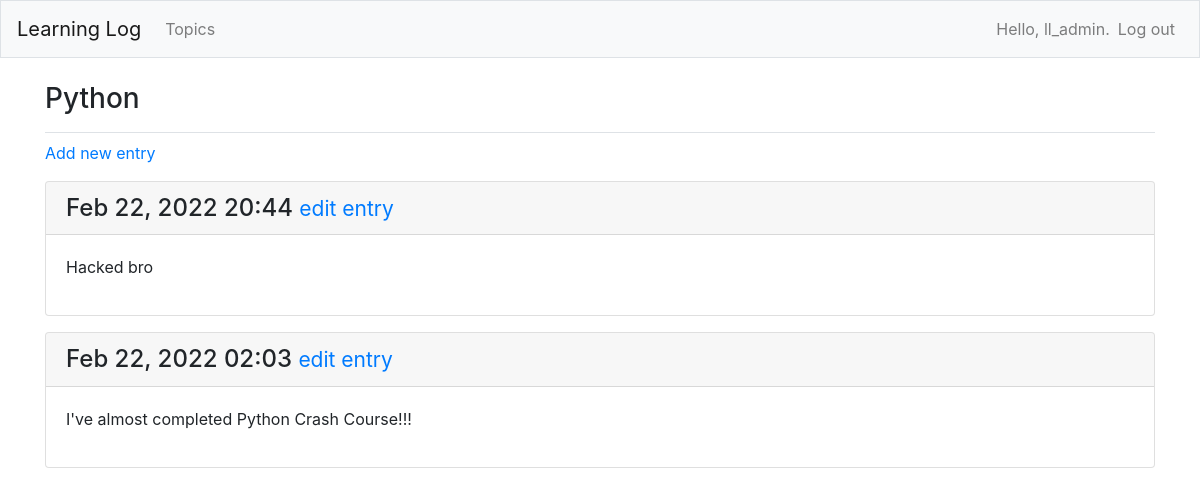
The page /topics/3/ (signed in) on the database its author committed.
### learning_logs/models.py (models this page shows, shortened)
class Topic(models.Model):
    text = models.CharField(max_length=200)
    date_added = models.DateTimeField(auto_now_add=True)
    owner = models.ForeignKey(User, on_delete=models.CASCADE)
    def __str__(self):
        return self.text

class Entry(models.Model):
    topic = models.ForeignKey(Topic, on_delete=models.CASCADE)
    text = models.TextField()
    date_added = models.DateTimeField(auto_now_add=True)
    class Meta:
        verbose_name_plural = "entries"

### learning_logs/views.py (the view)
# urls.py: path("topics/<int:topic_id>/", views.topic, name="topic"),
@login_required
def topic(request, topic_id):
    topic = Topic.objects.get(id=topic_id)
    check_topic_owner(topic.owner, request.user)
    entries = topic.entry_set.order_by("-date_added")
    context = {"topic": topic, "entries": entries}
    return render(request, "learning_logs/topic.html", context)

### learning_logs/helper_functions.py (called while the page is built)
def check_topic_owner(topic_owner, current_user):
    if topic_owner != current_user:
        raise Http404

### learning_logs/templates/learning_logs/topic.html
{% extends "learning_logs/base.html" %}
{% block page_header %}
  <h3>{{ topic }}</h3>
{% endblock page_header %}
{% block content %}
  <p>
    <a href="{% url 'learning_logs:new_entry' topic.id %}">Add new entry</a>
  </p>
  {% for entry in entries %}
    <div class="card mb-3">
      <h4 class="card-header">
        {{ entry.date_added|date:"M d, Y H:i" }}
        <small><a href="{% url 'learning_logs:edit_entry' entry.id %}">
          edit entry</a></small>
      </h4>
      <div class="card-body">
        {{ entry.text|linebreaks }}
      </div>
    </div>
  {% empty %}
    <p>There are no entries for this topic yet.</p>
  {% endfor %}
{% endblock content %}

### learning_logs/templates/learning_logs/base.html (shortened to what this page needs)
{% load bootstrap4 %}
<!doctype html>
<html lang="en">
<head>
  {% bootstrap_css %}
</head>
<body>
  <nav class="navbar navbar-expand-md navbar-light bg-light mb-4 border">
    <a class="navbar-brand" href="{% url 'learning_logs:index' %}">
        Learning Log</a>
    <div class="collapse navbar-collapse" id="navbarCollapse">
      <ul class="navbar-nav mr-auto">
        <li class="nav_item">
          <a class="nav-link" href="{% url 'learning_logs:topics' %}">
            Topics</a></li>
      </ul>
      <ul class="navbar-nav ml_auto">
        {% if user.is_authenticated %}
          <li class="nav-item">
            <span class="navbar-text">Hello, {{ user.username }}.</span>
          </li>
          <li class="nav-item">
            <a class="nav-link" href="{% url 'users:logout' %}">Log out</a>
          </li>
        {% endif %}
      </ul>
    </div>
  </nav>
  <main role="main" class="container">
    <div class="pb-2 mb-2 border-bottom">
      {% block page_header %}{% endblock page_header %}
    </div>
    <div>
      {% block content %}{% endblock content %}
    </div>
  </main>
</body>
</html>

### rows shown on the page
Topic: text "Python"
Entry: date_added "Feb 22, 2022 20:44", text "Hacked bro"
Entry: date_added "Feb 22, 2022 02:03", text "I've almost completed Python Crash Course!!!"

### other values the page prints
{{ user.username }} "ll_admin"
